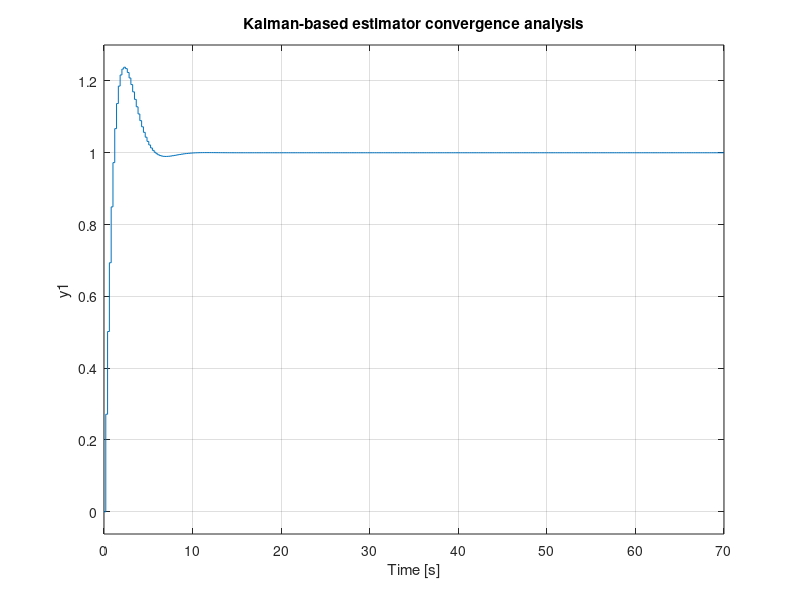
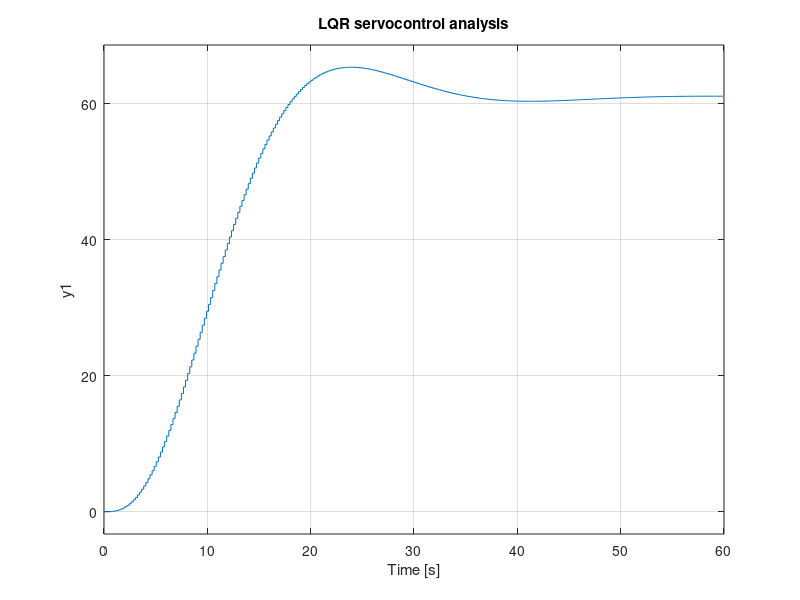
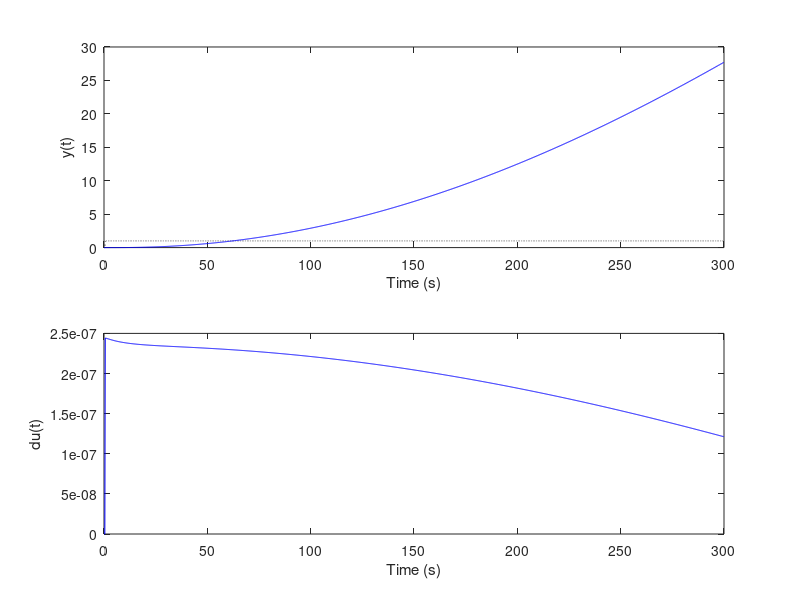

Here is the MATLAB script that generated these plots, in order:
%% Atividade 05: Projetar e implementar, por simulação, o  PMVC, DMC e GPC.
clear all; close all; clc;

%% Parametros
Ts = 0.2023;                % periodo de amostragem (s)
td = 0;                  % atraso continuo (s)
d = round((td/Ts) + 1)   % atraso discreto (em amostras)

Nx = d+1;                % horizonte de previsão de estado (atraso virtual)

%lambida = 1;

%% Planta a) Dinâmica do ângulo de roll do VLS-1 em Max Q
% Modelo contínuo
    Gs = tf(61.0492, [1  0.098859 0])

% Modelo discreto
    Gz = c2d(Gs,Ts, 'zoh');

% Modelo em espaço de estados contínuo
    A = [0      1;
         0  -0.098859];
    B = [0; 1];
    
    C = [61.0492    0];
    
    D = 0;
    
    sysc = ss(A,B,C,D)

% Modelo em espaço de estados discreto
    sysd = c2d(sysc,Ts);
    
    [Ad,Bd,Cd,Dd] = ssdata(sysd);

% Modelo aumentado em espaço de estados
    Aa = [ 1          Cd*Ad;
          zeros(2,1)  Ad  ];
    
    Ba = [Cd*Bd  ;  Bd];
    
    Ca = [Cd 0];
    
    Da = 0;
    
    sysa = ss(Aa,Ba,Ca,Da,Ts)


%% PMVC com realimentação total de estados

% Estimador de estados baseado no filtro de Kalman
    Qkf = diag([1  1  0]);  %diag([5  5  5]); %Ca'*Ca;
    Rkf = 1e10;
    L = [ dlqr(Aa',Ca',Qkf,Rkf) ]'

    % Verificando os autovalores
    disp('Autovalores do KF em MF:')
    eig(Aa-L*Ca)

    % Verificando se converge
    syskf = ss(Aa-L*Ca, L, Ca, Da, Ts);
    figure; step(syskf); title('Kalman-based estimator convergence analysis');

% LQR
    Qlq = diag([0.00001   1   1e-4]); %diag([1  1  0]); 
    Rlq = 1e4;
    K =  dlqr(Aa,Ba,Qlq,Rlq)

    % Verificando os autovalores
    disp('Autovalores do LQR em MF:')
    eig(Aa-Ba*K)

    % Verificando se converge
    syslq = ss(Aa-Ba*K, Ba*K(1), Ca, Da, Ts);
    figure; step(syslq); title('LQR servocontrol analysis');

    % Variaveis auxiliares
        % Fator de ponderação de controle
        LAM = diag([125]); %diag([.1]); 
    
        % Matrizes principais da leis de controle
        Mx = K*( Aa^Nx -(Aa^(Nx-1))*L*Ca );
        
        Mu = [];
        for i = 1:Nx-1
	        Mu = [Mu (Aa^i)*Ba];
        end
	        Mu = K*Mu;
        
        My = K*Aa^(Nx-1)*L;

%% Simulação do PMVC
tfinal = 300;           % tempo de simulação (em segundos)
N = round( tfinal/Ts );
t = 0:Ts:N*Ts-Ts;      

    % Sinal de referencia
    r1(1:Nx+1) = 0; r1(Nx+2:N) = 1; 
    
    % Condições iniciais
    for k = 1:Nx 
        x(:,:,k)=[0;0];
        u(k) = 0;
        y(k) = Cd*x(:,:,k);

        xa(:,:,k) = zeros(3,1);
        du(k) = 0;
    end

for k = Nx+1:N
    % Planta
    x(:,:,k) = Ad*x(:,:,k-1) +Bd*u(k-d);
    y(k) = Cd*x(:,:,k);


    % Controlador PMVC
    xa(:,:,k) = (Aa-L*Ca)*xa(:,:,k-1) +Ba*du(k-Nx) +L*y(k-1);
    
        DU = [];
        for i = 1:Nx-1
            DU = [DU; du(k-i) ];
        end

    du(k) = inv(K*Ba+LAM)*( K*[r1(k);0;0] -Mx*xa(:,:,k) ...
        -Mu*DU -My*y(k) );

    u(k) = u(k-1) +du(k);

    % Saturação
    if u(k) >= 0.06981
      u(k) = 0.06981;
    elseif u(k) <= 0
      u(k) = 0;
    end

end

% Plots
t = 0:Ts:N*Ts-Ts;
figure;
    subplot(211)
    plot(t,r1,':k'); hold;
    plot(t,y,'b');
    ylabel('y(t)'); xlabel('Time (s)');
    subplot(212)
    plot(t,du,'b');
    ylabel('du(t)'); xlabel('Time (s)');


%% DMC

%% GPC
